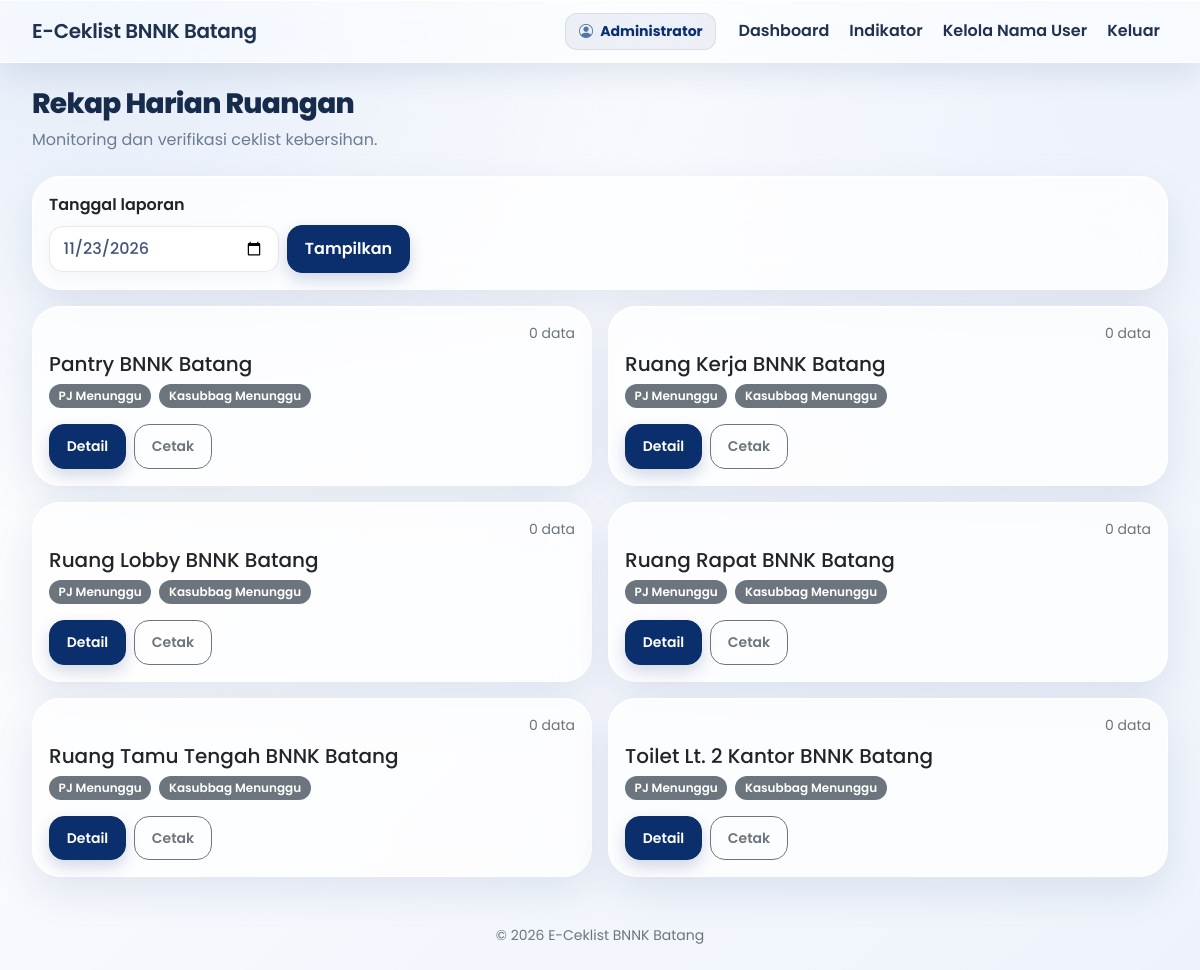
The page /verifikator/dashboard.php (signed in) on the database its author committed.
### tables this page shows
CREATE TABLE ruangan (
 id INT AUTO_INCREMENT PRIMARY KEY,
 kode_qr VARCHAR(60) NOT NULL UNIQUE,
 nama_ruangan VARCHAR(150) NOT NULL
);

### config/koneksi.php (called while the page is built, shortened)
<?php
function e($value): string {
    return htmlspecialchars((string)($value ?? ''), ENT_QUOTES, 'UTF-8');
}
function base_url(string $path = ''): string {
    $script = str_replace('\\', '/', $_SERVER['SCRIPT_NAME'] ?? '/e-ceklist/index.php');
    $root = preg_replace('~/(auth|petugas|verifikator|admin|laporan)/.*$~', '', $script);
    $root = rtrim($root, '/');
    return ($root ?: '') . '/' . ltrim($path, '/');
}
function stmt_rows(mysqli_stmt $stmt): array {
    $result = $stmt->get_result();
    return $result ? $result->fetch_all(MYSQLI_ASSOC) : [];
}

### verifikator/dashboard.php (the view, shortened to what this page needs)
<?php
require_once __DIR__.'/../config/koneksi.php';require_role(['pj_sarpras','kasubbag_umum','admin']);
$date=$_GET['tanggal']??date('Y-m-d');if(!preg_match('/^\d{4}-\d{2}-\d{2}$/',$date))$date=date('Y-m-d');
$s=$conn->prepare("SELECT r.id,r.nama_ruangan,h.id ceklist_id,h.verif_pj_sarpras,h.verif_kasubbag,COUNT(d.id) jumlah FROM ruangan r LEFT JOIN ceklist_harian h ON h.ruangan_id=r.id AND h.tanggal=? LEFT JOIN ceklist_detail d ON d.ceklist_harian_id=h.id GROUP BY r.id,h.id ORDER BY r.nama_ruangan");
$s->bind_param('s',$date);$s->execute();$rows=stmt_rows($s);$page_title='Rekap Verifikasi';include __DIR__.'/../includes/header.php';
?>
<div class="d-flex flex-wrap justify-content-between align-items-center mb-4"><div><h1 class="h3 page-heading">Rekap Harian Ruangan</h1><p class="muted mb-0">Monitoring dan verifikasi ceklist kebersihan.</p></div></div>
<form class="card p-3 mb-3 rekap-date-form" method="get"><label class="form-label fw-semibold">Tanggal laporan</label><div class="d-flex flex-wrap gap-2 align-items-center"><input class="form-control" type="date" name="tanggal" value="<?= e($date) ?>"><button class="btn btn-primary">Tampilkan</button></div></form>
<div class="row g-3"><?php foreach($rows as $r): ?><div class="col-12 col-md-6"><div class="card p-3 h-100"><div class="d-flex justify-content-end"><span class="small text-secondary"><?= (int)$r['jumlah'] ?> data</span></div><h2 class="h5 mt-2"><?= e($r['nama_ruangan']) ?></h2><div class="d-flex gap-2 flex-wrap mb-3"><span class="badge <?= $r['verif_pj_sarpras']?'text-bg-success':'text-bg-secondary' ?>">PJ <?= $r['verif_pj_sarpras']?'Terverifikasi':'Menunggu' ?></span><span class="badge <?= $r['verif_kasubbag']?'text-bg-success':'text-bg-secondary' ?>">Kasubbag <?= $r['verif_kasubbag']?'Terverifikasi':'Menunggu' ?></span></div><div class="mt-auto d-flex gap-2"><a class="btn btn-primary btn-sm" href="<?= e(base_url('verifikator/detail_ceklist.php?ruangan='.$r['id'].'&tanggal='.$date)) ?>">Detail</a><a class="btn btn-outline-secondary btn-sm" target="_blank" href="<?= e(base_url('laporan/cetak_formulir.php?ruangan='.$r['id'].'&tanggal='.$date.'&from=dashboard')) ?>">Cetak</a></div></div></div><?php endforeach; ?></div>
<?php include __DIR__.'/../includes/footer.php'; ?>

### includes/header.php (style rules this page uses)
:root { --violet:#0B2E6D;--violet-dark:#082454;--ink:#17243b;--muted:#6f7b91;--line:rgba(255,255,255,.92);--glass:rgba(255,255,255,.76) }
* { box-sizing:border-box }
body { min-height:100vh;color:var(--ink);font-family:'Poppins',sans-serif;background:radial-gradient(ellipse at 8% 0%,#e3ebf8 0,transparent 38%),radial-gradient(ellipse at 96% 12%,#edf2fb 0,transparent 34%),linear-gradient(135deg,#ffffff 0%,#f5f8fd 52%,#eef3fb 100%);background-attachment:fixed }
.card { background:var(--glass);backdrop-filter:blur(20px);-webkit-backdrop-filter:blur(20px);border:1px solid var(--line);border-radius:28px;box-shadow:0 16px 42px rgba(11,46,109,.09),inset 0 1px 0 #fff }
.btn { border-radius:15px;font-weight:600;padding:.68rem 1.05rem;transition:transform .18s,box-shadow .18s }
.btn-primary { background:var(--violet);border-color:var(--violet);box-shadow:0 7px 16px rgba(11,46,109,.18) }
.form-control,.form-select { border:1px solid rgba(125,125,165,.15);border-radius:15px;background:rgba(255,255,255,.78);padding:.76rem .95rem }
.page-heading { font-weight:750;letter-spacing:-.65px;color:#172b4b }
.muted { color:var(--muted) }
.badge { border-radius:999px;padding:.5em .8em;font-weight:600 }

### verifikator/dashboard.php (style rules this page uses)
.rekap-date-form { padding:16px 18px }
.rekap-date-form .form-control { max-width:230px }
.rekap-date-form .form-control[type=date] { padding:.62rem .85rem;border-radius:14px;background:rgba(255,255,255,.82);border:1px solid rgba(11,46,109,.10);color:#425579;font-weight:500;box-shadow:0 5px 16px rgba(11,46,109,.04) }

### rows shown on the page
ruangan: jumlah "0", nama_ruangan "Pantry BNNK Batang"
ruangan: jumlah "0", nama_ruangan "Ruang Kerja BNNK Batang"
ruangan: jumlah "0", nama_ruangan "Ruang Lobby BNNK Batang"
ruangan: jumlah "0", nama_ruangan "Ruang Rapat BNNK Batang"
ruangan: jumlah "0", nama_ruangan "Ruang Tamu Tengah BNNK Batang"
ruangan: jumlah "0", nama_ruangan "Toilet Lt. 2 Kantor BNNK Batang"

### other values the page prints
$_SESSION['user']['nama_lengkap'] "Administrator"
